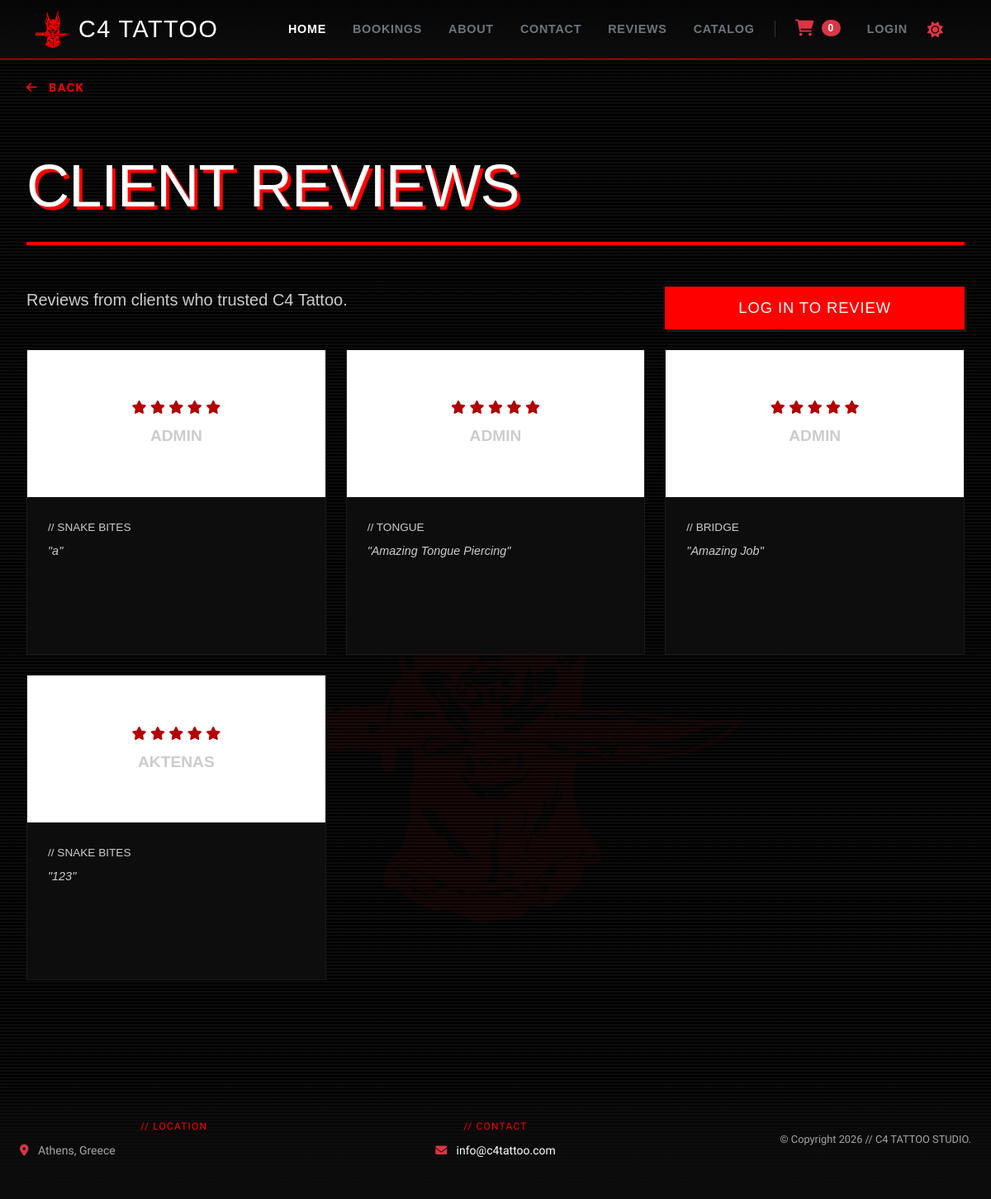
Page /home/reviews/ on the earlier database version.
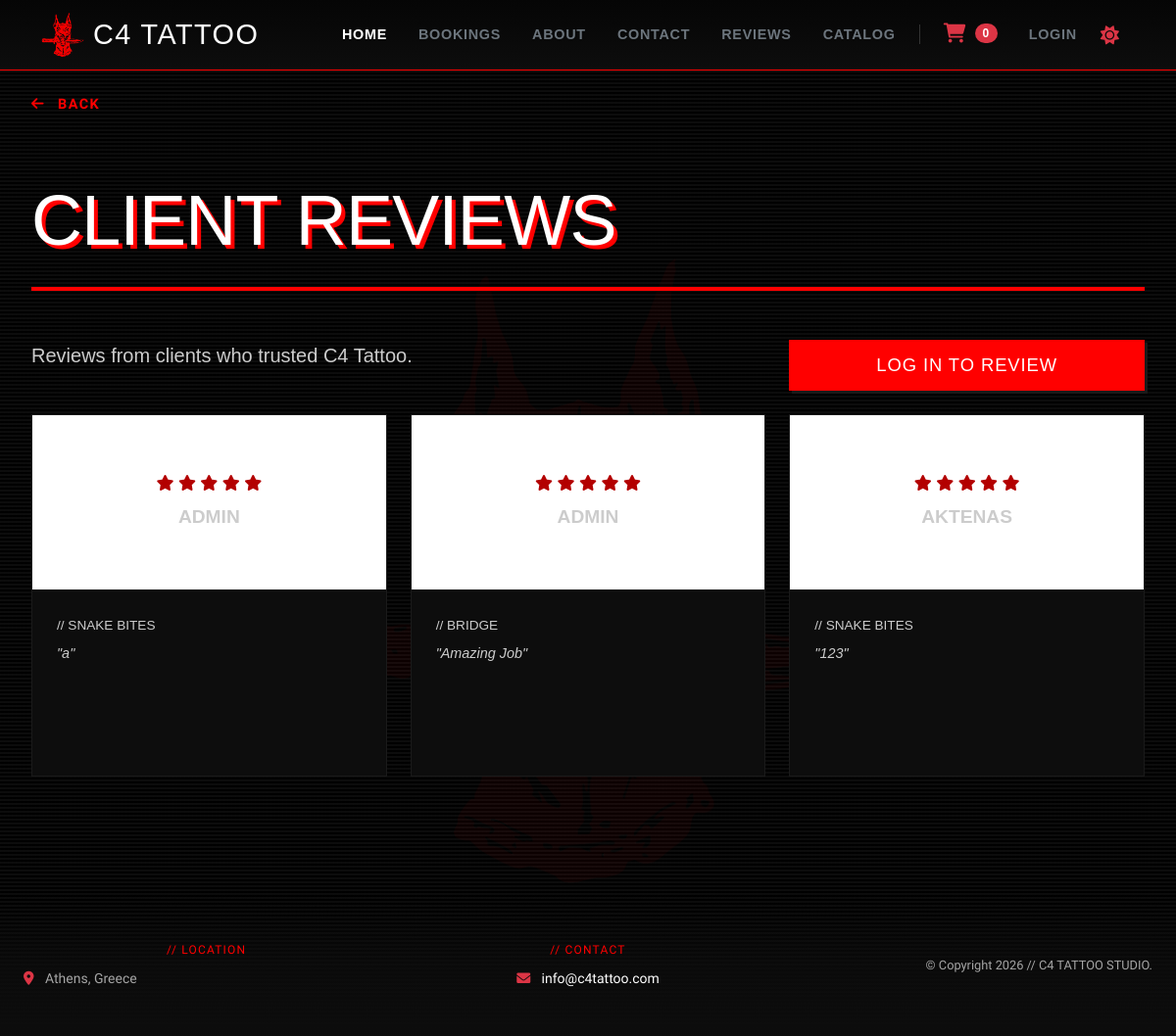
Same page on the later database version.
### home/models.py (models this page shows, shortened)
class Review(models.Model):
    user = models.ForeignKey(User, on_delete=models.CASCADE, related_name='service_reviews')
    service = models.ForeignKey(Service, on_delete=models.CASCADE, related_name='reviews')
    rating = models.IntegerField()
    comment = models.TextField()
    created_at = models.DateTimeField(auto_now_add=True)

class Service(models.Model):
    CATEGORY_CHOICES = [
        ('Tattoo Sessions', 'Tattoo Sessions'),
        ('Facial Piercing', 'Facial Piercing'),
        ('Nose Piercing', 'Nose Piercing'),
        ('Ears Piercing', 'Ears Piercing'),
        ('LIP/MOUTH PIERCING', 'LIP/MOUTH PIERCING'),
        ('Checkup', 'Checkup'),
    ]
    title = models.CharField(max_length=100) # This acts as your service type
    category = models.CharField(max_length=50, choices=CATEGORY_CHOICES)
    description = models.TextField(blank=True, default="Professional sterile procedure.")
    price = models.DecimalField(max_digits=6, decimal_places=2)

### home/views.py (the view)
# urls.py: path('reviews/', views.reviews, name='reviews'),
def reviews(request):
    all_reviews = Review.objects.all().order_by('-id')
    db_services = Service.objects.all()
    return render(request, 'home/reviews.html', {
        'reviews': all_reviews,
        'services': db_services
    })

### catalog/cart.py (called while the page is built)
    def __len__(self):
        return sum(item_data['quantity'] for item_data in self.cart.values())

### catalog/context_processors.py (called while the page is built)
def cart(request):
    return {'global_cart': Cart(request)}

### home/templates/home/reviews.html (shortened to what this page needs)
﻿{% extends 'base.html' %}
{% load static %}
{% block content %}
    <main class="container-fluid my-5 py-4">
        <div class="page-shell">
            <div class="text-start mb-4">
                <a href="{% url 'home:home' %}" class="text-decoration-none" style="color: #FF0000; font-family: 'Special Elite', monospace; letter-spacing: 0.1em; font-size: 0.9rem; font-weight: bold;">
                    <i class="fa-solid fa-arrow-left me-2"></i> BACK
                </a>
            </div>
            <h1 class="page-title text-start mb-2">Client Reviews</h1>
            <div class="red-accent-line"></div>
            <div class="row align-items-center mb-4 g-4">
                <div class="col-md-8">
                    <p class="mb-0 fs-5" style="color: inherit;">
                        Reviews from clients who trusted C4 Tattoo.
                    </p>
                </div>
                <div class="col-md-4 text-md-end">
                    {% if user.is_authenticated %}
                        <button id="toggle-review-form-btn" class="btn btn-red px-4 py-3">Write A Review</button>
                    {% else %}
                        <a href="{% url 'accounts:login' %}" class="btn btn-red px-4 py-3">Log In To Review</a>
                    {% endif %}
                </div>
            </div>
            <div class="row g-4" id="reviews-feed-grid">
                {% for review in reviews %}
                <div class="col-md-4">
                    <div class="studio-card">
                        <div class="studio-card-media flex-column">
                            <div class="mb-2" style="color: #b30000;">
                                {% if review.rating >= 1 %}<i class="fa-solid fa-star"></i>{% else %}<i class="fa-regular fa-star"></i>{% endif %}
                                {% if review.rating >= 2 %}<i class="fa-solid fa-star"></i>{% else %}<i class="fa-regular fa-star"></i>{% endif %}
                                {% if review.rating >= 3 %}<i class="fa-solid fa-star"></i>{% else %}<i class="fa-regular fa-star"></i>{% endif %}
                                {% if review.rating >= 4 %}<i class="fa-solid fa-star"></i>{% else %}<i class="fa-regular fa-star"></i>{% endif %}
                                {% if review.rating >= 5 %}<i class="fa-solid fa-star"></i>{% else %}<i class="fa-regular fa-star"></i>{% endif %}
                            </div>
                            <span class="fw-bold text-uppercase user-review-author-name" style="font-size: 1.2rem; font-family: 'Impact', sans-serif; color: inherit;">{{ review.user.username }}</span>
                        </div>
                        <div class="studio-card-content">
                            <span class="text-red-accent d-block mb-2 text-uppercase" style="font-size: 0.85rem;">// {{ review.service.title }}</span>
                            <p style="height: auto; margin-bottom: 0; min-height: 110px; color: inherit; font-style: italic;">
                                "{{ review.comment }}"
                            </p>
                        </div>
                    </div>
                </div>
                {% empty %}
                <div class="col-12 text-center py-5" id="no-reviews-msg">
                    <p style="font-family: monospace; color: inherit;">// NO REVIEWS YET.</p>
                </div>
                {% endfor %}
            </div>
        </div>
    </main>
{% endblock %}

Differences in the rows shown:
removed Review: rating 5 (drawn), user.username "ADMIN", service "TONGUE", comment "Amazing Tongue Piercing"
